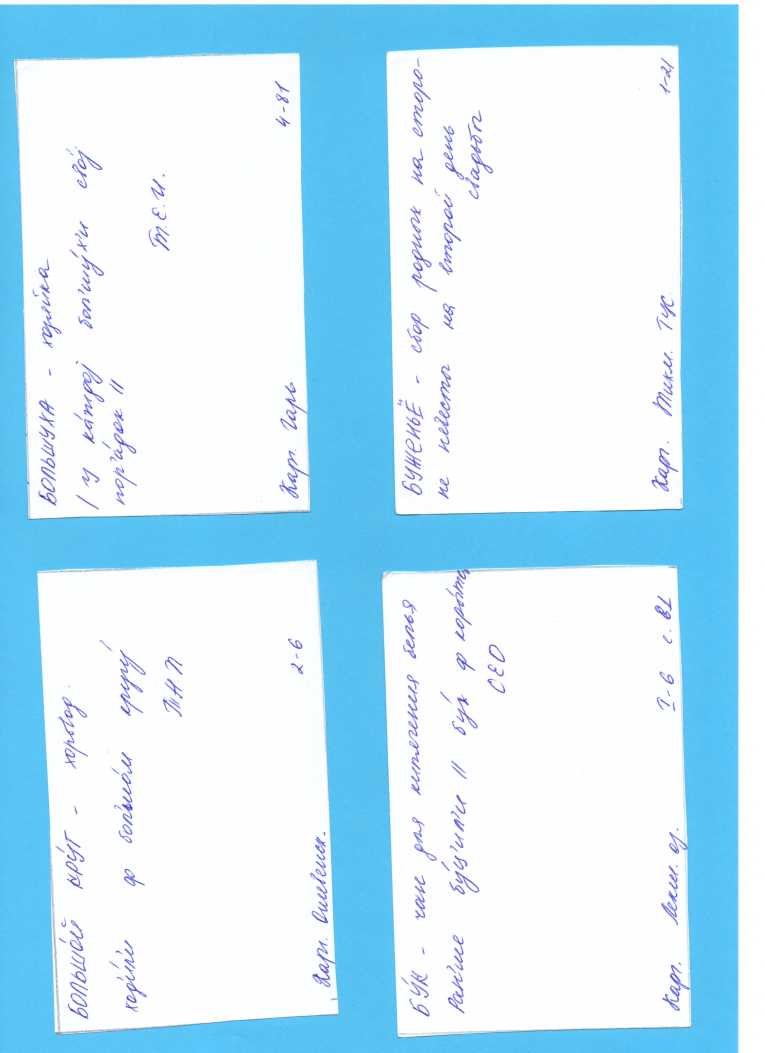
#> input picture card_extraction/input/Б/б001.jpg, 3060 x 4211 px (shown at 1/4 size)
$ python -i scan2card.py   (imports and definitions only)
#> lines starting #> are read from the running program, lines starting #| are printed output that depends on the picture; after the words box and inside, x2 and y2 are one past the last pixel; in counts of white or black regions, pixels touching at a corner belong together
### card_extraction/utils.py
import hashlib
from pathlib import Path

import cv2
import numpy as np


def list_to_color(l: list) -> np.uint8:
    return np.uint8([[l]])


# [16 lines left out: functions read_file, write_file, not called in this run]


def reverse_mask(mask: np.ndarray):
    if mask.ndim != 2:
        raise ValueError("mask dimension count must be 2.")

    mask = 255 - mask
    return mask


# [18 lines left out: functions imshow_mask, get_file_md5, not called in this run]

### card_extraction/scan2card.py
import os
import json
import argparse
from pathlib import Path
from typing import Tuple

import numpy as np
import cv2

from utils import *


current_path = Path(".").absolute()

# ===== Argument Parser ===== #
parser = argparse.ArgumentParser(
    prog='scan2card',
    description='What the program does',
    epilog='Text at the bottom of help'
)
# [4 lines not run here, left out]

DEBUGGING = 0

VERBOSE = False
verbose_print = lambda *args, **kwargs: VERBOSE and print(*args, **kwargs)


def get_hsv_bounds(color) -> Tuple[np.uint8, np.uint8]:
    if isinstance(color, list):
        color = list_to_color(color)
    color = cv2.cvtColor(color, cv2.COLOR_RGB2HSV)

    lower_bound = np.uint8((max(0,   np.int64(color[0][0][0]) - 10), 100, 100))
    upper_bound = np.uint8((min(255, np.int64(color[0][0][0]) + 10), 255, 255))

    return lower_bound, upper_bound


def get_card_mask(img, bg_color) -> np.ndarray:
    # 1. Convert image BGR to HSV
    hsv_img = cv2.cvtColor(img, cv2.COLOR_BGR2HSV)

    # 2. Get lower and upper bound of background color
    lower_bound, upper_bound = get_hsv_bounds(bg_color)

    # 3. Get background mask
    mask = cv2.inRange(hsv_img, lower_bound, upper_bound)

    if DEBUGGING:
        imshow_mask(mask)
        cv2.waitKey(0)

    # 4. Add components outside of blue paper to removal mask
    x, y, w, h = cv2.boundingRect(mask)
    numLabels, labels, stats, _ = cv2.connectedComponentsWithStats(reverse_mask(mask))

    # Find max area component (should be blue paper), will be ignored while removing borders
    max_area_component = sorted(range(numLabels), key=lambda label: stats[label, cv2.CC_STAT_AREA], reverse=True)[0]
    for component in range(numLabels):
        if component == max_area_component:
            continue

        stat = stats[component]
        left, top = stat[cv2.CC_STAT_LEFT], stat[cv2.CC_STAT_TOP]
        right, bottom = left + stat[cv2.CC_STAT_WIDTH], top + stat[cv2.CC_STAT_HEIGHT]

        if left == 0 or top == 0 or right == w or bottom == h:
            mask[labels == component] = 255

    if DEBUGGING:
        imshow_mask(mask)
        cv2.waitKey(0)

    # 5. Dilate and erode to remove artifacts on the card
    mask = cv2.morphologyEx(mask, cv2.MORPH_OPEN,
                            cv2.getStructuringElement(cv2.MORPH_RECT, (5, 5)), iterations=2)
    if DEBUGGING:
        imshow_mask(mask)
        cv2.waitKey(0)
    return mask


def normalize_card_rotation(img) -> cv2.typing.MatLike:
    """ TODO: rotate card in a way that would be close to an unrotated rectangle """
    gray = cv2.cvtColor(img, cv2.COLOR_BGR2GRAY)
    _, thresh = cv2.threshold(gray, 1, 255, cv2.THRESH_BINARY)
    contours, _ = cv2.findContours(thresh, cv2.RETR_EXTERNAL, cv2.CHAIN_APPROX_TC89_L1)

    # Использование самого большого контура (предполагается, что это карточка)
    if len(contours) > 0:
        largest_contour = max(contours, key=cv2.contourArea)
        # preview = cv2.drawContours(img, largest_contour, -1, [0, 0, 255], 3)
        # cv2_imshow(preview)

        # Вычисление минимального ограничивающего прямоугольника
        rect = cv2.minAreaRect(largest_contour)
        box = cv2.boxPoints(rect)
        box = np.intp(box)

        # Получение угла поворота
        angle = rect[2]
        if (angle >= 45):
            angle -= 90

        # Поворот изображения на вычисленный угол
        (h, w) = img.shape[:2]
        center = (w // 2, h // 2)
        rotation_matrix = cv2.getRotationMatrix2D(center, angle, 1.0)
        rotated_img = cv2.warpAffine(
            img, rotation_matrix, (w, h), flags=cv2.INTER_CUBIC
        )

        return rotated_img

    return img  # Возвращаем исходное изображение, если контуры не найдены


# https://stackoverflow.com/questions/50899692/most-dominant-color-in-rgb-image-opencv-numpy-python
def bincount_app(a):
    a2D = a.reshape(-1,a.shape[-1])
    col_range = (256, 256, 256) # generically : a2D.max(0)+1
    a1D = np.ravel_multi_index(a2D.T, col_range)
    return np.unravel_index(np.bincount(a1D).argmax(), col_range)


def fill_card_void(img) -> cv2.typing.MatLike:
    """ Replaces black parts of card image with average img color """
    hsv_img = cv2.cvtColor(img, cv2.COLOR_BGR2HSV)
    mask = np.all(hsv_img < 10, axis=2)
    img[mask] = bincount_app(img)

    return img


def process_scan(img: cv2.typing.MatLike) -> list[cv2.typing.MatLike]:
    # 0. Scale it for better demonstration
    if DEBUGGING:
        img = cv2.resize(img, (0, 0), fx=0.2, fy=0.2)
    height, width = img.shape[0], img.shape[1]

    # 1. Remove blue background
    bg_color = [90, 195, 243]
    card_mask = get_card_mask(img, bg_color)
    img[card_mask == 255] = [0, 0, 0]

    # 2. Prepare for canny edge detection
    gray = cv2.cvtColor(img, cv2.COLOR_BGR2GRAY)
    blur = cv2.GaussianBlur(card_mask, (5, 5), 0)

    # 3. Detect edges
    edges = cv2.Canny(blur, 100, 150)
    contours, hierarchy = cv2.findContours(edges, cv2.RETR_TREE, cv2.CHAIN_APPROX_TC89_L1)
    contours = [c for c, h in zip(contours, hierarchy[0]) if h[3] < 0]

    if DEBUGGING:
        preview = img.copy()
        preview = cv2.drawContours(preview, contours, -1, [0, 0, 255], 3)
        cv2.imshow("countours preview", preview)

    card_countours = []
    for contour in contours:
        # Approximate contour
        epsilon = 0.02 * cv2.arcLength(contour, True)
        approx = cv2.approxPolyDP(contour, epsilon, True)

        # Expecting each card to be a rectangle
        if len(approx):
            (x, y, w, h) = cv2.boundingRect(approx)

            # Remove small artifacts
            if w > width * 0.2 and h > height * 0.2:
                card_countours.append(approx)

    card_images = []
    for i, countour in enumerate(card_countours):
        x, y, w, h = cv2.boundingRect(countour)
        card = img[y:y + h, x:x + w]

        # Normalize rotation
        if h > w:
            card = cv2.rotate(card, cv2.ROTATE_90_CLOCKWISE)
        card = normalize_card_rotation(card)

        # Remove edge artifacts
        mask = cv2.inRange(card, (1, 1, 1), (255, 255, 255))
        mask = cv2.erode(mask, cv2.getStructuringElement(cv2.MORPH_RECT, (5, 5)))
        card[mask == 0] = [0, 0, 0]

        # Fill the blanks
        card = fill_card_void(card)

        if DEBUGGING:
            cv2.imshow("Card", card)
            cv2.waitKey(0)

        card_images.append(card)
    return card_images


# [57 lines left out: function main, not called in this run]


# [2 lines not run here, left out]

>>> import cv2
>>> picture = cv2.imread('input/Б/б001.jpg')
#> picture is the input picture: shape (4211, 3060, 3); mean B, G, R 250, 233.2, 200.6
>>> result = process_scan(picture)
#> in get_card_mask, `hsv_img = cv2.cvtColor(img, cv2.COLOR_BGR2HSV)`: hsv_img: shape (4211, 3060, 3); mean H, S, V 58.5, 52.3, 250
#> in get_card_mask, `mask = cv2.inRange(hsv_img, lower_bound, upper_bound)`:
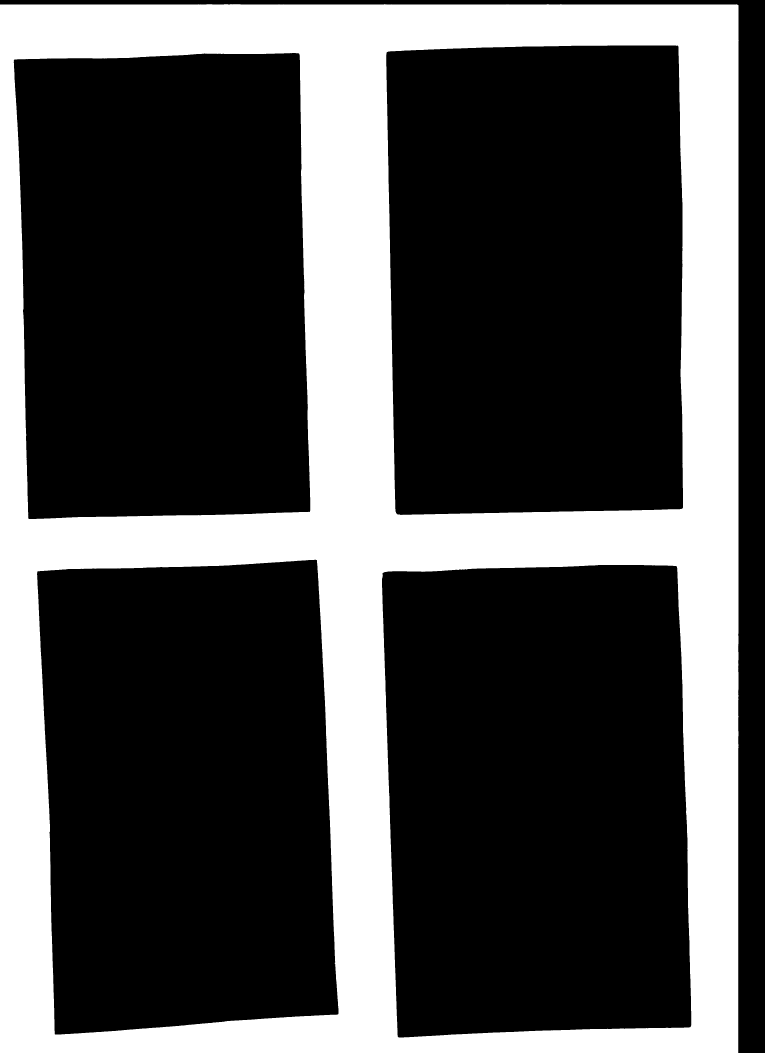
#> mask: shape (4211, 3060) (shown at 1/4 size); 30.2% white; 1 white region, box (x1, y1, x2, y2) and area: (0, 17, 2955, 4211) 3892409
#> in get_card_mask, `x, y, w, h = cv2.boundingRect(mask)`: x = 0; y = 17; w = 2955; h = 4194
#> in get_card_mask, `numLabels, labels, stats, _ = cv2.connectedComponentsWithStats(reverse..`:
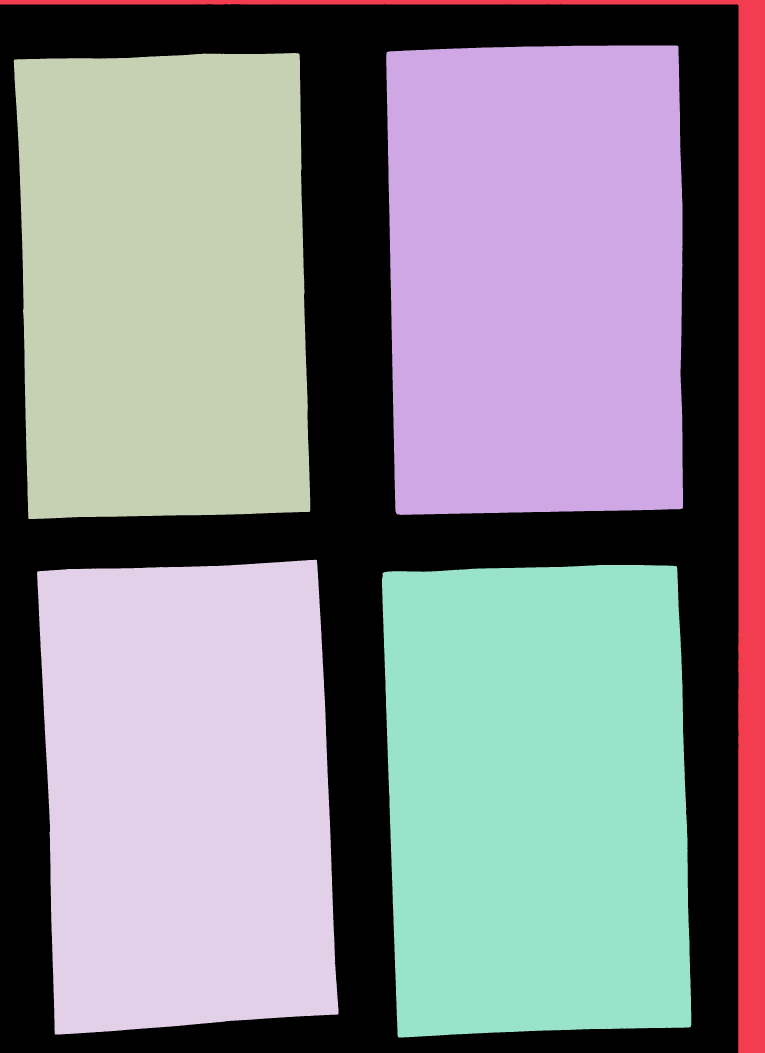
#> labels: shape (4211, 3060) int32 (shown at 1/4 size); 6 distinct labels, from 0 to 5; one colour per label, 0 black
#> in get_card_mask, `numLabels, labels, stats, _ = cv2.connectedComponentsWithStats(reverse..`: numLabels = 6; stats = [[0, 17, 2955, 4194, 3892409], [0, 0, 3060, 4211, 500912], [1545, 182, 1187, 1878, 2162496], [55, 212, 1186, 1864, 2073231], [148, 2239, 1206, 1899, 2062627], [1528, 2260, 1237, 1890, 2193985]]
#> in get_card_mask, `max_area_component = sorted(range(numLabels), key=lambda label: stats[..`: max_area_component = 0
#> the loop in get_card_mask, `for component in range(numLabels):` made 6 passes
#> (stat, left, top, right, bottom) on passes 2 to 6: ([0, 0, 3060, 4211, 500912], 0, 0, 3060, 4211), ([1545, 182, 1187, 1878, 2162496], 1545, 182, 2732, 2060), ([55, 212, 1186, 1864, 2073231], 55, 212, 1241, 2076), ([148, 2239, 1206, 1899, 2062627], 148, 2239, 1354, 4138), ([1528, 2260, 1237, 1890, 2193985], 1528, 2260, 2765, 4150)
#> after the loop in get_card_mask, `for component in range(numLabels):`: mask: shape (4211, 3060); 34.1% white; 1 white region, box (x1, y1, x2, y2) and area: (0, 0, 3060, 4211) 4393321
#> in get_card_mask, `mask = cv2.morphologyEx(mask, cv2.MORPH_OPEN, cv2.getStructuringElemen..`: mask: shape (4211, 3060); 34.1% white; 1 white region, box (x1, y1, x2, y2) and area: (0, 0, 3060, 4211) 4393056
#> in process_scan, `img[card_mask == 255] = [0, 0, 0]`:
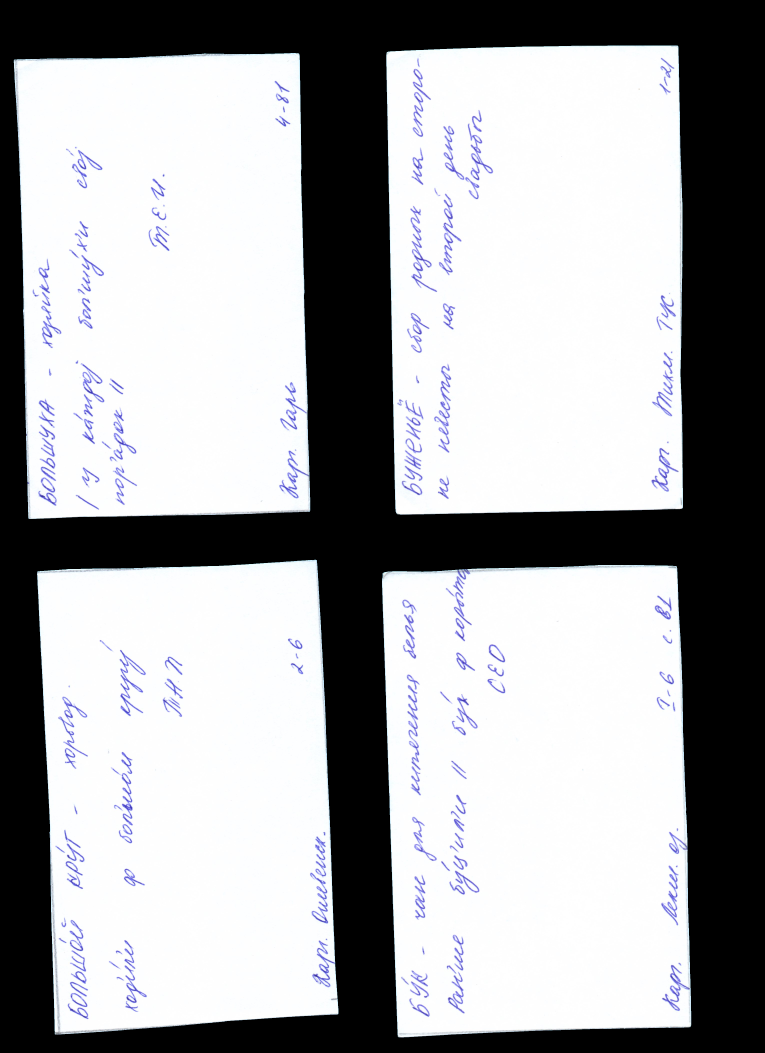
#> img: shape (4211, 3060, 3) (shown at 1/4 size); mean B, G, R 166.9, 164.8, 164.3
#> in process_scan, `edges = cv2.Canny(blur, 100, 150)`:
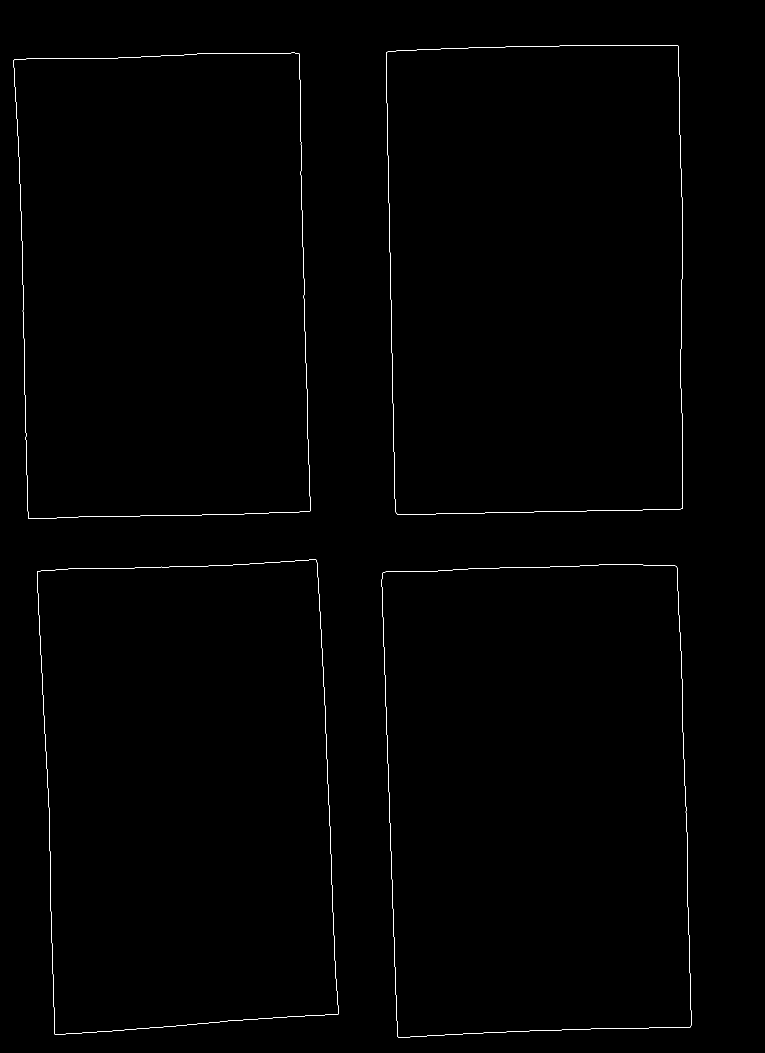
#> edges: shape (4211, 3060) (shown at 1/4 size); 0.19% white in thin lines or dots, all inside (x1, y1, x2, y2) = (54, 181, 2765, 4150)
#> in process_scan, `contours, hierarchy = cv2.findContours(edges, cv2.RETR_TREE, cv2.CHAIN..`: contours = 8 contours; box (x1, y1, x2, y2) and area: (1527, 2259, 2765, 4150) 2194109, (1527, 2259, 2765, 4150) 2194098, (1544, 181, 2732, 2060) 2162743, (1544, 181, 2732, 2060) 2162718, (54, 211, 1241, 2076) 2073162, (54, 211, 1241, 2076) 2073150, (148, 2238, 1354, 4138) 2062750, (148, 2238, 1354, 4138) 2062737
#> in process_scan, `contours = [c for c, h in zip(contours, hierarchy[0]) if h[3] < 0]`: contours = 4 contours; box (x1, y1, x2, y2) and area: (1527, 2259, 2765, 4150) 2194109, (1544, 181, 2732, 2060) 2162743, (54, 211, 1241, 2076) 2073162, (148, 2238, 1354, 4138) 2062750
#> the loop in process_scan, `for contour in contours:` made 4 passes
#> (epsilon, approx, x, y, w, h) on passes 1 to 4: (121.1, [[2705, 2264], [1531, 2291], [1592, 4148], [2762, 4107]], 1531, 2264, 1232, 1885), (118.7, [[1267, 2240], [149, 2286], [219, 4137], [1352, 4057]], 149, 2240, 1204, 1898), (118.9, [[1196, 214], [55, 240], [114, 2075], [1239, 2046]], 55, 214, 1185, 1862), (120.3, [[2712, 183], [1547, 208], [1589, 2057], [2730, 2033]], 1547, 183, 1184, 1875)
#> after the loop in process_scan, `for contour in contours:`: card_countours = 4 contours; box (x1, y1, x2, y2) and area: (1531, 2264, 2763, 4149) 2170206, (1547, 183, 2731, 2058) 2133208, (55, 214, 1240, 2076) 2078758, (149, 2240, 1353, 4138) 2069050
#> the loop in process_scan, `for i, countour in enumerate(card_countours):` made 4 passes
#> (countour, x, y, rect in normalize_card_rotation, box in normalize_card_rotation, angle in normalize_card_rotation) on passes 1 to 3: ([[2705, 2264], [1531, 2291], [1592, 4148], [2762, 4107]], 1531, 2264, ((950, 619.6), (1864.2, 1187.5), -1.94), [[38, 1244], [-1, 57], [1861, -5], [1901, 1181]], -1.94), ([[1267, 2240], [149, 2286], [219, 4137], [1352, 4057]], 149, 2240, ((951.7, 597.5), (1858.2, 1137.2), -2.48), [[48, 1205], [-1, 69], [1855, -10], [1904, 1125]], -2.48), ([[1196, 214], [55, 240], [114, 2075], [1239, 2046]], 55, 214, ((933.7, 595), (1845.6, 1143.9), -1.47), [[25, 1190], [-3, 46], [1841, 0], [1870, 1143]], -1.47)
#> pass 1, in normalize_card_rotation, `_, thresh = cv2.threshold(gray, 1, 255, cv2.THRESH_BINARY)`:
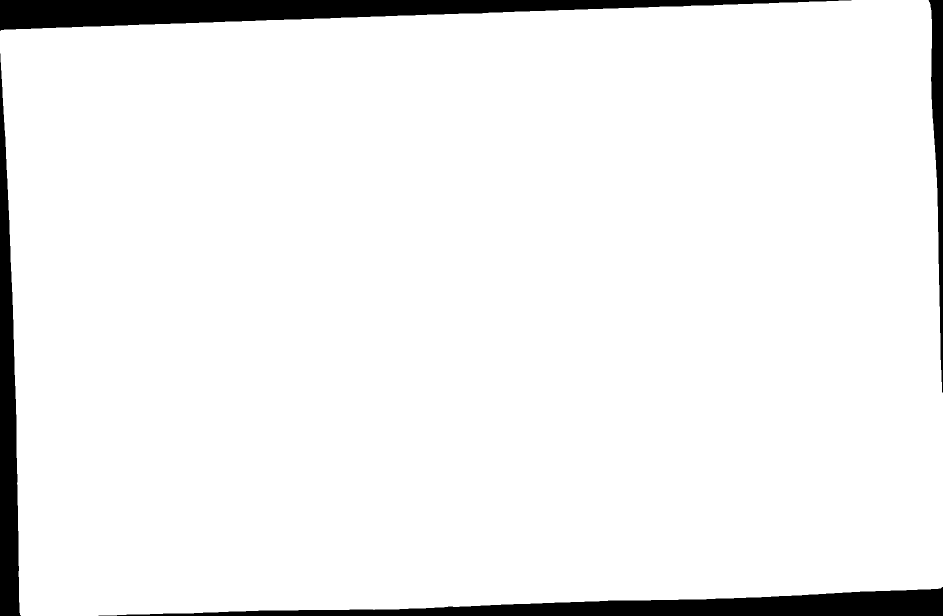
#> thresh: shape (1232, 1885) (shown at 1/2 size); 94.4% white; 4 black regions, box (x1, y1, x2, y2) and area: (0, 0, 1703, 62) 50903, (197, 1174, 1885, 1232) 41473, (0, 107, 42, 1232) 27729, (1857, 0, 1885, 785) 9690
#> after the loop in process_scan, `for i, countour in enumerate(card_countours):`:
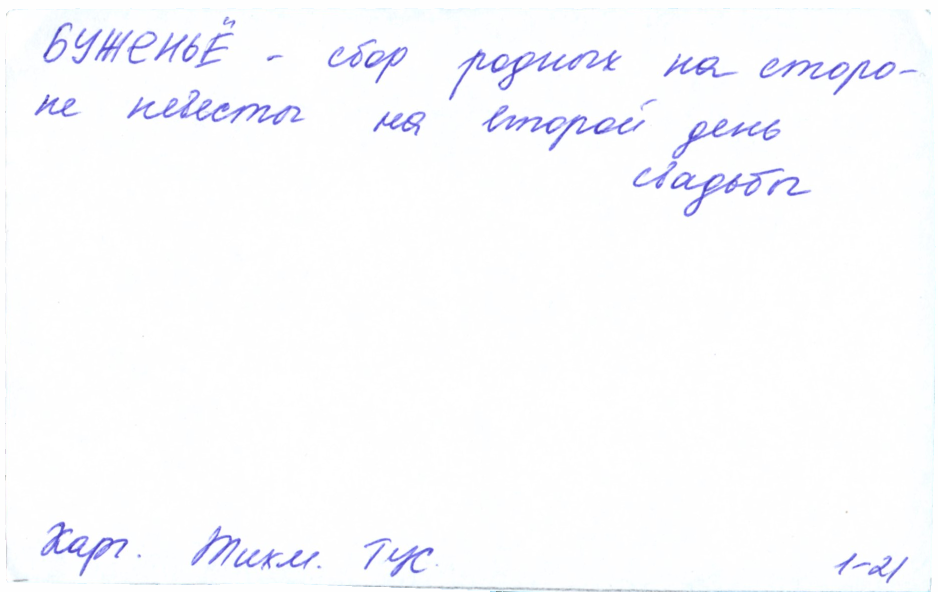
#> card: shape (1184, 1875, 3) (shown at 1/2 size); mean B, G, R 253.4, 250.5, 250.1
#> after the loop in process_scan, `for i, countour in enumerate(card_countours):`: card_images = 4 items
#> result = 4 items
